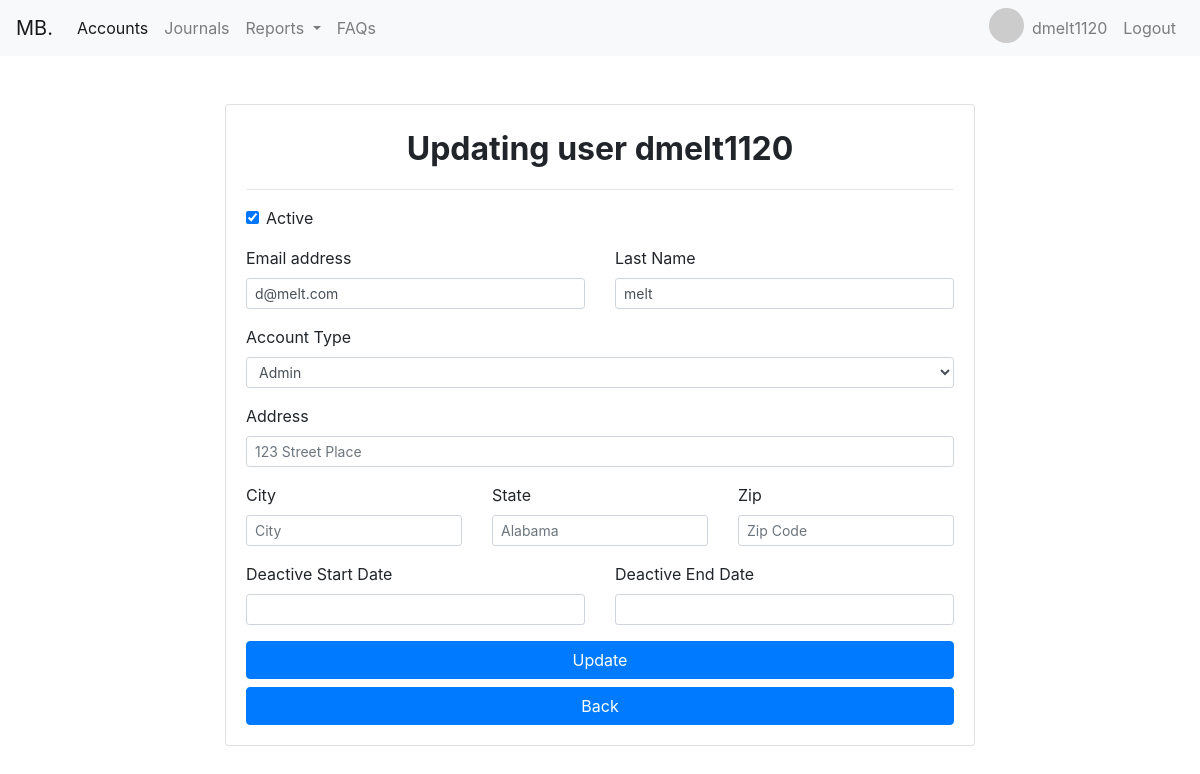
The app's page /userpage/1, older data.
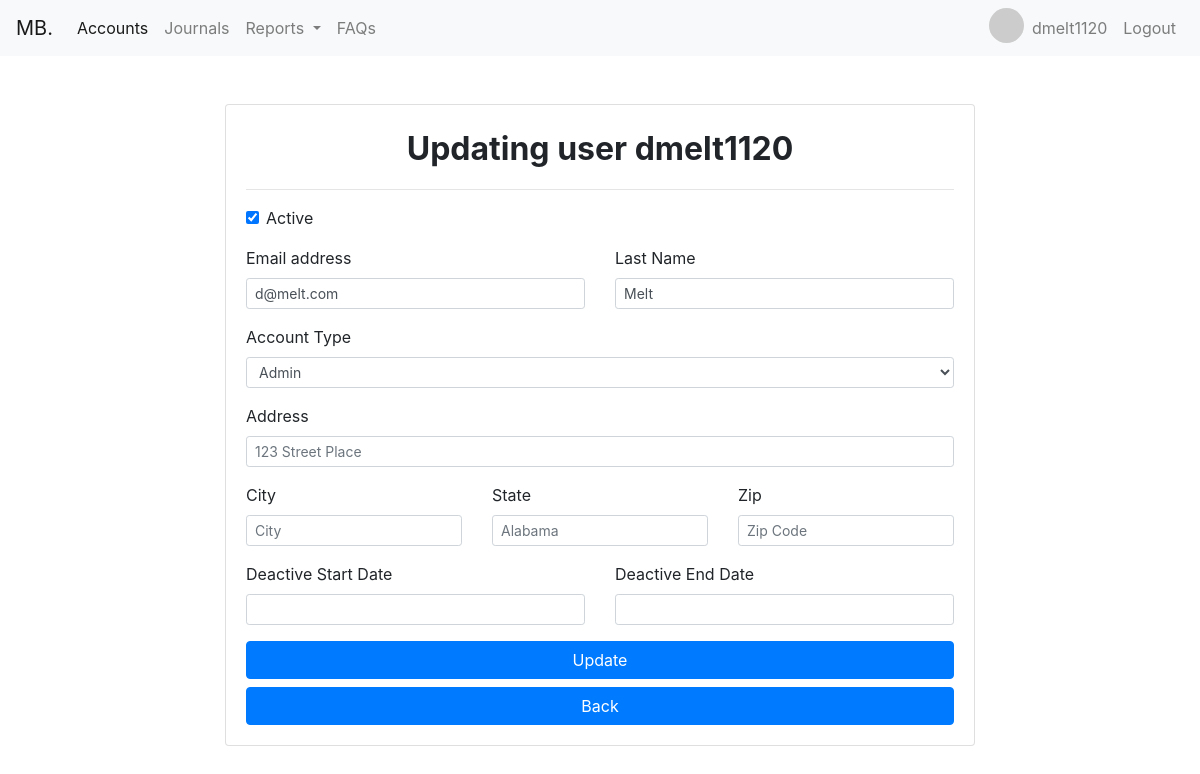
The same page, newer data.
### register/models.py (models this page shows, shortened)
class User(AbstractBaseUser):
    user_types = (
        (1, "Accountant"),
        (2, "Manager"),
        (3, "Admin"),
    )
    security_questions = (
        (1, "Whats is your mother maiden name?"),
        (2, "What is your favorite color?"),
        (3, "What is your biggest fear?"),
    )
    email = models.EmailField(
        verbose_name='email address',
        max_length=255,
        unique=True,
    )
    first_name = models.CharField(max_length=255)
    last_name = models.CharField(max_length=255)
    username = models.CharField(max_length=255)
    active = models.BooleanField(default=False)
    staff = models.BooleanField(default=False)
    admin = models.BooleanField(default=False)
    date_joined = models.DateField(auto_now_add=True)
    password_expiration = models.IntegerField(default=0)
    user_type = models.IntegerField(choices=user_types, default=1)
    date_of_birth = models.DateField(null=True)
    security_question = models.IntegerField(
        choices=security_questions, null=True)
    security_answer = models.CharField(max_length=100, null=True)
    deactive_time_start = models.DateField(null=True, blank=True)
    deactive_time_end = models.DateField(null=True, blank=True)
    address = models.CharField(max_length=150, blank=True)
    zip_code = models.CharField(max_length=12, blank=True)
    city = models.CharField(max_length=50, blank=True)
    state = models.CharField(max_length=50, blank=True)
    USERNAME_FIELD = 'email'
    REQUIRED_FIELDS = ['first_name', 'last_name',
                       'date_of_birth', 'security_question',
                       'security_answer', 'user_type']
    objects = UserManager()
    class Meta:
        ordering = ['-date_joined']

### register/views.py (the view, shortened to what this page needs)
# urls.py: path('userpage/<int:pk>', views.UserProfileUpdateView.as_view(),
class UserProfileUpdateView(UpdateView):
    model = User
    fields = ['email', 'last_name', 'user_type', 'active',
              'address', 'city', 'zip_code', 'state', 'deactive_time_start',
              'deactive_time_end']
    success_url = reverse_lazy('userprofiles')
    template_name = "register/updateuser.html"

### register/templates/register/updateuser.html (shortened to what this page needs)
{% extends "accounting/base.html"%}
{% load widget_tweaks %}
{% block content %}
<div class="global-container mt-5">
    <div class="card login-form">
        <div class="card-body">
            <p class="card-title text-center size-header"><strong>Updating user {{user.username}}</strong></p>
            <hr>
            <div class="card-text">
                <form action="" method="post" id="registerForm">
                    <div class="form-check mb-3">
                        {% render_field form.active class="form-check-input" type="checkbox" %}
                        <label class="form-check-label" for="defaultCheck1">
                            Active
                        </label>
                    </div>
                    <div class="row">
                        <div class="form-group col">
                            <label for="email">Email address</label>
                            {% render_field form.email class="form-control form-control-sm" type="email" placeholder="name@domain.com" %}
                        </div>
                        <div class="form-group col">
                            <label for="lastName">Last Name</label>
                            {% render_field form.last_name class="form-control form-control-sm" type="text" placeholder="Last Name" %}
                        </div>
                    </div>
                    <div class="form-group">
                        <label for="user_type">Account Type</label>
                        {% render_field form.user_type class="form-control form-control-sm" type="select" %}
                    </div>
                    <div class="form-group">
                        <label for="address">Address</label>
                        {% render_field form.address class="form-control form-control-sm" type="text" autocomplete="on" placeholder="123 Street Place" %}
                    </div>
                    <div class="row">
                        <div class="form-group col">
                            <label for="city">City</label>
                            {% render_field form.city class="form-control form-control-sm" type="text" autocomplete="on" placeholder="City"%}
                        </div>
                        <div class="form-group col">
                            <label for="state">State</label>
                            {% render_field form.state class="form-control form-control-sm" type="text" autocomplete="on" placeholder="Alabama" %}
                        </div>
                        <div class="form-group col">
                            <label for="zip">Zip</label>
                            {% render_field form.zip_code class="form-control form-control-sm" type="text" placeholder="Zip Code"%}
                        </div>
                    </div>
                    <div class="row">
                        <div class="form-group col">
                            <label for="city">Deactive Start Date</label>
                            {% render_field form.deactive_time_start class="form-control form-control-sm" id="dob" type="text" %}
                        </div>
                        <div class="form-group col">
                            <label for="state">Deactive End Date</label>
                            {% render_field form.deactive_time_end class="form-control form-control-sm" id="dob2" type="text" %}
                        </div>
                    </div>
                    <button type="submit" class="btn btn-primary btn-block">Update</button>
                    <a href="{% url 'userprofiles' %}" class="btn btn-primary btn-block">Back</a>
                </form>
            </div>
        </div>
    </div>
</div>
{% endblock %}

### accounting/templates/accounting/navbar.html (shortened to what this page needs)
<nav class="navbar navbar-expand-lg navbar-light bg-light">
    <a class="navbar-brand" href="{% url 'home' %}">MB.</a>
    {% if user.user_type == 3 %}
    <div class="collapse navbar-collapse" id="navbarNavDropdown">
        <ul class="navbar-nav mr-auto">
            <li class="nav-item active">
                <a class="nav-link" href="{% url 'accounthome' %}">Accounts<span class="sr-only">(current)</span></a>
            </li>
            <li class="nav-item">
                <a class="nav-link" href="{% url 'journal' %}">Journals</a>
            </li>
            <li class="nav-item dropdown">
                <a class="nav-link dropdown-toggle" href="#" id="navbarDropdownMenuLink" data-toggle="dropdown"
                    aria-haspopup="true" aria-expanded="false">
                    Reports
                </a>
            </li>
            <li class="nav-item">
                <a class="nav-link" href="{% url 'faqs' %}">FAQs</a>
            </li>
        </ul>
        <ul class="navbar-nav">
            <li class="nav-item">
                <img src="https://ui-avatars.com/api/?name=John+Doe" alt="Avatar" class="avatar">
            </li>
            <li class="nav-item">
                <a class="nav-link" href="#">{{user.username}}</a>
            </li>
            <li class="nav-item">
                <a class="nav-link" href="{% url 'logout' %}">Logout</a>
            </li>
        </ul>
                    {% endif %}
                </div>
</nav>

Row changes from the older to the newer data that the page shows:
changed User "dmelt1120": last_name "melt" → "Melt"
